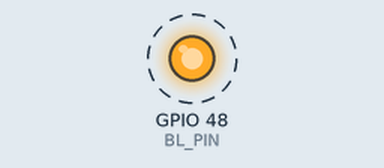
Simulated run of this sketch. Board: ESP32-S3. Parts: output pins drawn as LEDs (lit = HIGH). Dashed ring = blinking. What the sketch prints to the serial monitor is not drawn.

Above: at 0.7 s.
Timing chart, 0 to 4.8 s (numbered marks = the images above):
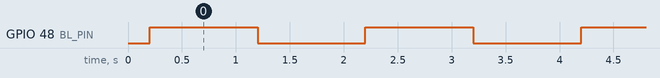

The sketch:

bl_test.ino
```cpp
// Backlight isolation test for Waveshare ESP32-S3-LCD-1.47.
// No display driver at all. Just toggles the presumed backlight pin (GPIO48)
// once per second. If the panel visibly glows (uniform grey/white, maybe with
// garbage) ON for 1s then OFF for 1s, the backlight pin + polarity are correct
// and the problem is in the SPI/display init. If it NEVER changes, GPIO48 is
// not the backlight (or polarity inverted) and we sweep candidate pins.

#define BL_PIN 48

void setup() {
  Serial.begin(115200);
  delay(200);
  pinMode(BL_PIN, OUTPUT);
  Serial.printf("\n[bl_test] toggling GPIO%d every 1s\n", BL_PIN);
}

void loop() {
  static bool on = false;
  on = !on;
  digitalWrite(BL_PIN, on ? HIGH : LOW);
  Serial.printf("[bl_test] backlight pin -> %s\n", on ? "HIGH (on?)" : "LOW (off?)");
  delay(1000);
}
```

Measured:
- by itself, GPIO 48 (BL_PIN): alternates HIGH for 1.0 s and LOW for 1.0 s
